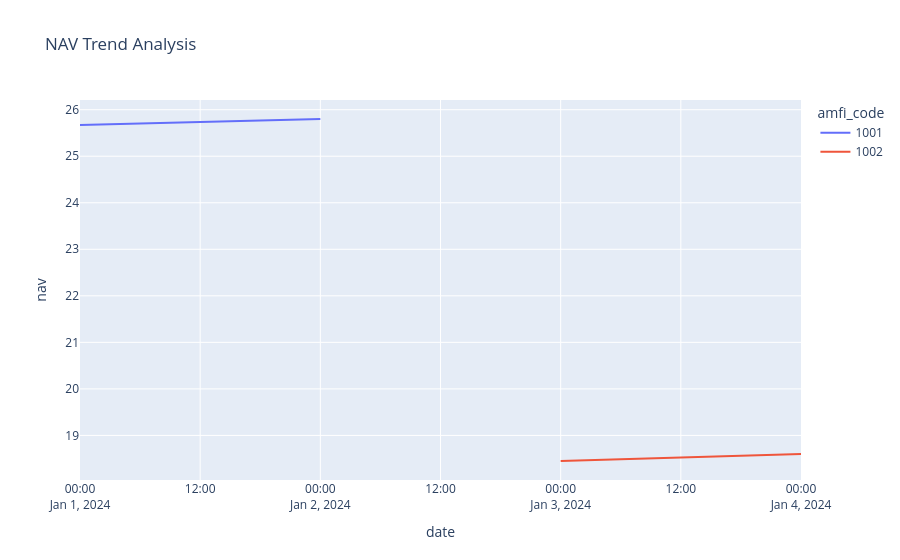

The notebook cell this image was saved under:
### Code cell
import plotly.express as px

nav["date"] = pd.to_datetime(nav["date"])

fig = px.line(
    nav,
    x="date",
    y="nav",
    color="amfi_code",
    title="NAV Trend Analysis"
)

fig.show()

### Figure 1 — Plotly figure (JSON) as saved in the notebook; plotly's stock layout.template omitted (floating-point values rounded to 4 significant figures)
{"data": [{"hovertemplate": "amfi_code=1001<br>date=%{x}<br>nav=%{y}<extra></extra>", "legendgroup": "1001", "line": {"color": "#636efa", "dash": "solid"}, "marker": {"symbol": "circle"}, "mode": "lines", "name": "1001", "orientation": "v", "showlegend": true, "type": "scatter", "x": ["2024-01-01T00:00:00.000000000", "2024-01-02T00:00:00.000000000"], "xaxis": "x", "y": [25.67, 25.8], "yaxis": "y"}, {"hovertemplate": "amfi_code=1002<br>date=%{x}<br>nav=%{y}<extra></extra>", "legendgroup": "1002", "line": {"color": "#EF553B", "dash": "solid"}, "marker": {"symbol": "circle"}, "mode": "lines", "name": "1002", "orientation": "v", "showlegend": true, "type": "scatter", "x": ["2024-01-03T00:00:00.000000000", "2024-01-04T00:00:00.000000000"], "xaxis": "x", "y": [18.45, 18.6], "yaxis": "y"}], "layout": {"legend": {"title": {"text": "amfi_code"}, "tracegroupgap": 0}, "title": {"text": "NAV Trend Analysis"}, "xaxis": {"anchor": "y", "domain": [0, 1], "title": {"text": "date"}}, "yaxis": {"anchor": "x", "domain": [0, 1], "title": {"text": "nav"}}}}
